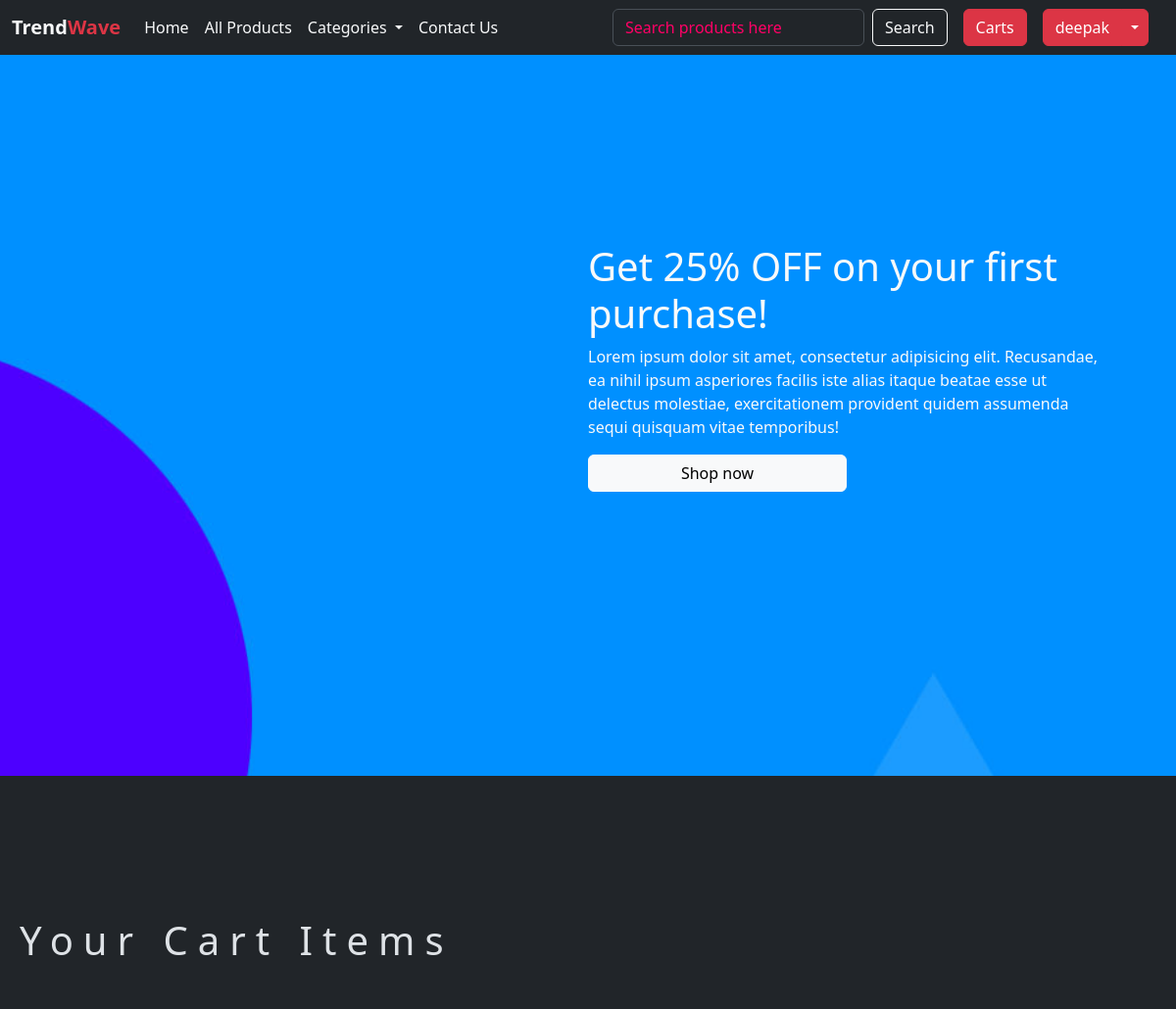
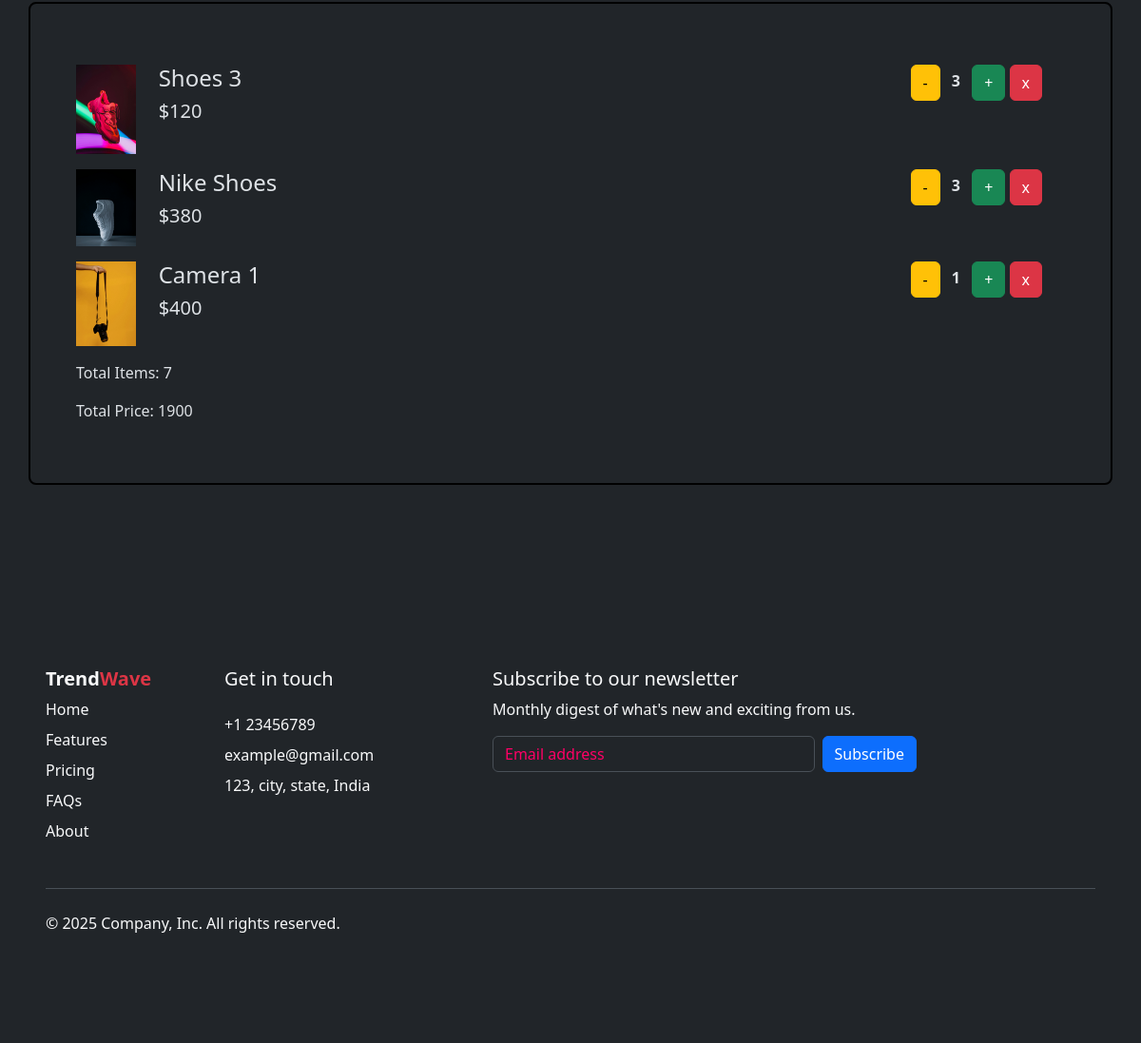
The app's page /carts/cart-details/ (signed in) with its own data (2 pictures, top to bottom).
### cart/models.py (models this page shows)
class CartItem(models.Model):
    cart = models.ForeignKey(Cart, related_name='items', on_delete=models.CASCADE)
    product = models.ForeignKey(Products, on_delete=models.CASCADE)
    quantity = models.PositiveIntegerField(default=1)

### core/models.py (models this page shows, shortened)
class Products(models.Model):
    name = models.CharField(max_length=150)
    category = models.ForeignKey(Categories, on_delete=models.CASCADE)
    description = models.TextField()
    image = models.ImageField(upload_to='products/')
    price = models.IntegerField()
    created = models.DateTimeField(auto_now_add=True)
    class Meta:
        verbose_name_plural = "Products"

### cart/views.py (the view)
# urls.py: path('cart-details/', views.cartDetails, name="cartDetail"),
@login_required
def cartDetails(request):
    cart_items = CartItem.objects.filter(cart__user = request.user)
    total_quantity = 0
    for cart in cart_items:
        total_quantity += cart.quantity
    total_price = 0
    for cart in cart_items:
        total_price += cart.quantity * cart.product.price
    return render(request, 'carts.html', {'carts': cart_items, "total_quantity": total_quantity, "total_price": total_price})

### templates/carts.html (shortened to what this page needs)
{% extends "base.html" %}
{% block content %}
    <section class="cart">
        <div class="section-heading">
            <h1>Your Cart Items</h1>
        </div>
        <div id="cart" class="cart-details p-5 my-5 container border border-2 border-black rounded-3">
            {% for cart in carts %}
            <div class="row w-100 my-3">
                <div class="col-md-1">
                    <img src="/media/{{cart.product.image}}" class="img-fluid object-fit-cover"  alt="">
                </div>
                <div class="col-md-7">
                    <h4>{{cart.product.name}}</h4>
                    <h5>${{cart.product.price}}</h5>
                </div>
                <div class="col-md-4 text-end">
                    <form action="{% url "quantity" cart.id %}" class="d-inline" method="post">
                        <button type="submit" name="action" value="decrease" class="btn-warning btn">-</button>
                    </form>
                    <span class="fw-bold px-2">{{cart.quantity}}</span>
                    <form action="{% url "quantity" cart.id %}"  class="d-inline" method="post">
                        <button type="submit" name="action" value="increase" class="btn-success btn">+</button>
                    </form>
                    <a href="{% url "removeCart" cart.id %}" class="btn-danger btn">x</a>
                </div>
            </div>
            {% endfor %}
            <p>Total Items: {{ total_quantity }}</p>
            <p>Total Price: {{ total_price }}</p>
        </div>
    </section>
{% endblock content %}

### templates/base.html (shortened to what this page needs)
<!doctype html>
<html lang="en">
  <head>
    <link href="https://cdn.jsdelivr.net/npm/bootstrap@5.3.5/dist/css/bootstrap.min.css" rel="stylesheet">
    <link rel="stylesheet" href="https://cdnjs.cloudflare.com/ajax/libs/font-awesome/6.7.2/css/all.min.css" />
    <link rel="stylesheet" href="https://cdnjs.cloudflare.com/ajax/libs/OwlCarousel2/2.3.4/assets/owl.carousel.min.css" />
    <link rel="stylesheet" href="https://cdnjs.cloudflare.com/ajax/libs/OwlCarousel2/2.3.4/assets/owl.theme.default.min.css" />
    <link rel="stylesheet" href="/static/css/style.css">
  </head>
  <body data-bs-theme="dark">
    <header class="">
      <nav class="navbar navbar-expand-lg bg-dark text-light">
        <div class="container-fluid">
          <a class="navbar-brand text-light fw-bold" href="#"
            >Trend<span class="text-danger">Wave</span></a
          >
          <div class="collapse navbar-collapse" id="navbarSupportedContent">
            <ul class="navbar-nav me-auto mb-2 mb-lg-0">
              <li class="nav-item">
                <a class="nav-link text-light active" aria-current="page" href="{% url "home" %}"
                  >Home </a
                >
              </li>
              <li class="nav-item">
                <a class="nav-link text-light" href="#">All Products</a>
              </li>
              <li class="nav-item dropdown">
                <a
                  class="nav-link text-light dropdown-toggle"
                  href="#"
                  role="button"
                  data-bs-toggle="dropdown"
                  aria-expanded="false"
                >
                  Categories
                </a>
              </li>
              <li class="nav-item">
                <a class="nav-link text-light">Contact Us</a>
              </li>
            </ul>
            <form action="{% url "search" %}" class="d-flex" role="search">
              <input
                name="query"
                class="form-control me-2"
                type="search"
                placeholder="Search products here"
                aria-label="Search"
              />
              <button class="btn btn-outline-light me-3" type="submit">Search</button>
            </form>
            {% if  request.user.is_authenticated %}
            <a href="{% url "cartDetail" %}" class="btn btn-danger position-relative">
              Carts
            </a>
                <div class="btn-group mx-3">
                  <button type="button" class="btn btn-danger">{{ request.user }}</button>
                  <button type="button" class="btn btn-danger dropdown-toggle dropdown-toggle-split" data-bs-toggle="dropdown" aria-expanded="false">
                  </button>
                </div>
            {% else %}
                <a href="{% url "signup" %}" class="btn btn-outline-light mx-3" type="submit">Signup</a>
                <a href="{% url "signin" %}" class="btn btn-outline-light mx-3" type="submit">Signin</a>
            {% endif %}
          </div>
        </div>
      </nav>
      <main
        class="row hero text-light  p-5 my-5 w-100"
      >
        <div class="col-md-6"></div>
        <div class="col my-5 pt-5">
        <h1>Get 25% OFF on your first purchase!</h1>
        <p>
          Lorem ipsum dolor sit amet, consectetur adipisicing elit. Recusandae, ea
          nihil ipsum asperiores facilis iste alias itaque beatae esse ut delectus
          molestiae, exercitationem provident quidem assumenda sequi quisquam vitae
          temporibus!
        </p>
        <button class="btn-light btn w-50">Shop now</button>
        </div>
      </main>
    </header>
    {% block content %}{% endblock content %}
    <footer class="p-5 bg-dark text-light">
      <div class="row">
        <div class="col-6 col-md-2 mb-3">
          <h5><a class="navbar-brand text-light fw-bold" href="#"
            >Trend<span class="text-danger">Wave</span></a
          ></h5>
          <ul class="nav flex-column">
            <li class="nav-item mb-2"><a href="#" class="nav-link text-light p-0 ">Home</a></li>
            <li class="nav-item mb-2"><a href="#" class="nav-link text-light p-0 ">Features</a></li>
            <li class="nav-item mb-2"><a href="#" class="nav-link text-light p-0 ">Pricing</a></li>
            <li class="nav-item mb-2"><a href="#" class="nav-link text-light p-0 ">FAQs</a></li>
            <li class="nav-item mb-2"><a href="#" class="nav-link text-light p-0 ">About</a></li>
          </ul>
        </div>
        <div class="col-6 col-md-2 mb-3">
          <h5>Get in touch</h5>
          <ul class="nav flex-column mt-4">
            <li class="nav-item mb-2"><a href="#" class="nav-link text-light p-0 ">+1 23456789</a></li>
            <li class="nav-item mb-2"><a href="#" class="nav-link text-light p-0 ">example@gmail.com</a></li>
            <li class="nav-item mb-2"><a href="#" class="nav-link text-light p-0 ">123, city, state, India</a></li>
          </ul>
        </div>
        <div class="col-md-5 offset-md-1 mb-3">
          <form>
            <h5>Subscribe to our newsletter</h5>
            <p>Monthly digest of what's new and exciting from us.</p>
            <div class="d-flex flex-column flex-sm-row w-100 gap-2">
              <input id="newsletter1" type="email" class="form-control" placeholder="Email address">
              <button class="btn btn-primary" type="button">Subscribe</button>
            </div>
          </form>
        </div>
      </div>
      <div class="d-flex flex-column flex-sm-row justify-content-between py-4 my-4 border-top">
        <p>© 2025 Company, Inc. All rights reserved.</p>
        <ul class="list-unstyled d-flex">
          <li class="ms-3"><a class="link-body-emphasis" text-light Instagram"><svg class="bi" width="24" height="24"><use xlink:href="#instagram"></use></svg></a></li>
          <li class="ms-3"><a class="link-body-emphasis" text-light Facebook"><svg class="bi" width="24" height="24" aria-hidden="true"><use xlink:href="#facebook"></use></svg></a></li>
        </ul>
      </div>
    </footer>
  </body>
</html>

### static/css/style.css (style rules this page uses)
header { background: url('/static/img/banner.jpg') center top no-repeat fixed; background-size: cover; height: 99vh; }
section { margin: 12% 0; }
.section-heading { margin-left: 20px; letter-spacing: 10px; }

### templates/base.html (style rules this page uses)
.form-control::placeholder { color: #f06 !important; }

### records on screen
CartItem: product.image (picture), product.name "Shoes 3", product.price "120", quantity "3"
CartItem: product.image (picture), product.name "Nike Shoes", product.price "380", quantity "3"
CartItem: product.image (picture), product.name "Camera 1", product.price "400", quantity "1"

### other values on screen
{{ request.user }} "deepak"
{{ total_quantity }} "7"
{{ total_price }} "1900"
